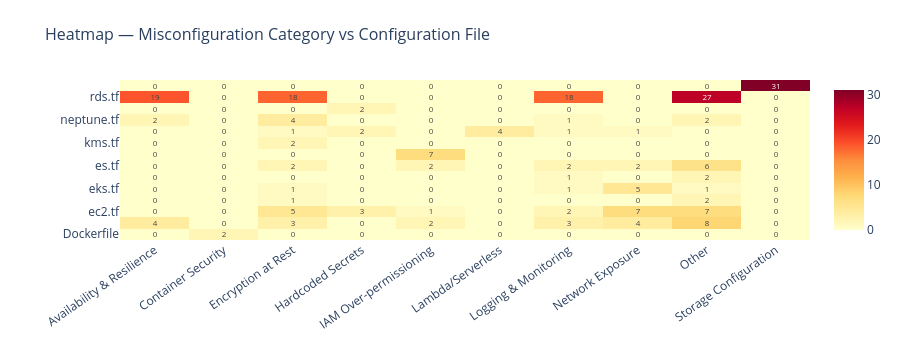

Notebook cell for this chart:
### Code cell
import plotly.graph_objects as go

heatmap_df = df.groupby(['file', 'category']).size().unstack(fill_value=0)

fig4 = go.Figure(data=go.Heatmap(
    z=heatmap_df.values,
    x=heatmap_df.columns.tolist(),
    y=heatmap_df.index.tolist(),
    colorscale='YlOrRd',
    text=heatmap_df.values,
    texttemplate="%{text}",
    showscale=True
))
fig4.update_layout(
    title='Heatmap — Misconfiguration Category vs Configuration File',
    height=550,
    title_font_size=16,
    xaxis=dict(tickangle=-35),
    margin=dict(l=120, r=40, t=80, b=120)
)
fig4.show()
fig4.write_html("chart_heatmap.html")
print("✅ Saved chart_heatmap.html")

### Figure 1 — Plotly figure (JSON) as saved in the notebook; plotly's stock layout.template omitted (floating-point values rounded to 4 significant figures; data arrays with more than 128 entries replaced by an {"elided": "..."} marker saying what was removed)
{"data": [{"colorscale": [[0, "rgb(255,255,204)"], [0.125, "rgb(255,237,160)"], [0.25, "rgb(254,217,118)"], [0.375, "rgb(254,178,76)"], [0.5, "rgb(253,141,60)"], [0.625, "rgb(252,78,42)"], [0.75, "rgb(227,26,28)"], [0.875, "rgb(189,0,38)"], [1, "rgb(128,0,38)"]], "showscale": true, "text": {"elided": "14x10 int values"}, "texttemplate": "%{text}", "type": "heatmap", "x": ["Availability & Resilience", "Container Security", "Encryption at Rest", "Hardcoded Secrets", "IAM Over-permissioning", "Lambda/Serverless", "Logging & Monitoring", "Network Exposure", "Other", "Storage Configuration"], "y": ["Dockerfile", "db-app.tf", "ec2.tf", "ecr.tf", "eks.tf", "elb.tf", "es.tf", "iam.tf", "kms.tf", "lambda.tf", "neptune.tf", "providers.tf", "rds.tf", "s3.tf"], "z": {"elided": "14x10 int values"}}], "layout": {"autosize": true, "height": 360, "margin": {"b": 120, "l": 120, "r": 40, "t": 80}, "title": {"font": {"size": 16}, "text": "Heatmap — Misconfiguration Category vs Configuration File"}, "xaxis": {"autorange": true, "range": [-0.5, 9.5], "tickangle": -35, "type": "category"}, "yaxis": {"autorange": true, "range": [-0.5, 13.5], "type": "category"}}}
